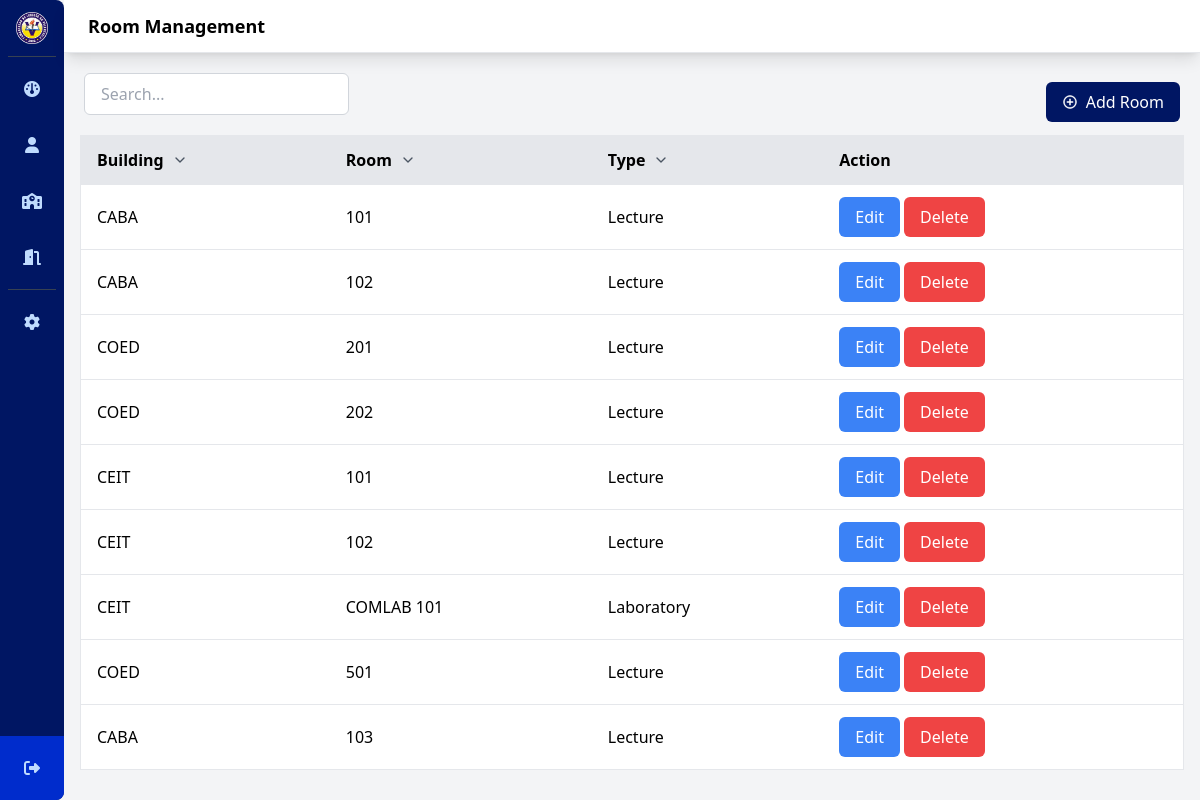
/roomManagement.php (signed in), run on the app's committed database.
### tables this page shows
CREATE TABLE `rooms` (
  `room_id` int(11) NOT NULL,
  `room_number` varchar(20) NOT NULL,
  `building` varchar(20) NOT NULL,
  `room_type` enum('Lecture','Laboratory','Mechanical') NOT NULL,
  `room_status` enum('Available','Unavailable') NOT NULL,
  `created_at` timestamp NOT NULL DEFAULT current_timestamp(),
  `departments` varchar(100) NOT NULL
);

### roomManagement.php (the view, shortened to what this page needs)
<?php
require_once "database/config.php";
$conn = new mysqli($servername, $username, $db_password, $dbname);
$sql = "SELECT * FROM rooms";
$result = $conn->query($sql);
?>
<!DOCTYPE html>
<html lang="en">
<head>
    <link rel="stylesheet" href="css/style.css">
</head>
<body>
    <div class="flex h-screen bg-gray-100">
        <div id="sidebar-container">
            <?php include 'sidebar.php'; ?>
        </div>
        <div class="flex flex-col flex-1">
            <header class="bg-white shadow-lg">
                <div class="flex items-center justify-between px-6 py-3 border-b">
                    <h2 class="text-lg font-semibold">
                        Room Management
                    </h2>
                </div>
            </header>
            <main class="flex-1 p-4 h-screen">
                <div class="flex items-center justify-between p-1 rounded-md">
                    <div class="flex items-center space-x-4 mb-4">
                        <input type="text" id="searchInput" class="px-4 py-2 border border-gray-300 rounded-md" placeholder="Search..." onkeyup="filterReservations()">
                    </div>
                    <div>
                        <button onclick="showRoomForm()" class="ml-auto px-4 py-2 bg-plv-blue text-white rounded-md flex items-center justify-center hover:bg-plv-highlight focus:outline-none focus:ring focus:ring-plv-highlight">
                            <img src="img/icons8-plus-24.png" alt="Add Account Icon" class="w-4 h-4 mr-2">
                            Add Room
                        </button>
                    </div>
                </div>
                <div class=" overflow-y-auto max-h-[calc(100vh-200px)]">
                    <table id="roomsTable" class="min-w-full bg-white rounded-md shadow-md border border-gray-200">
                        <thead>
                            <tr class="bg-gray-200 border-b">
                                <th class="py-3 px-4 text-left cursor-pointer hover:bg-gray-100" onclick="sortTable(0)">
                                    <span class="flex items-center">Building
                                        <svg class="w-4 h-4 ml-2 text-gray-600" fill="none" viewBox="0 0 24 24" stroke="currentColor">
                                            <path stroke-linecap="round" stroke-linejoin="round" stroke-width="2" d="M6 9l6 6 6-6"></path>
                                        </svg>
                                    </span>
                                </th>
                                <th class="py-3 px-4 text-left cursor-pointer hover:bg-gray-100" onclick="sortTable(1)">
                                    <span class="flex items-center">Room
                                        <svg class="w-4 h-4 ml-2 text-gray-600" fill="none" viewBox="0 0 24 24" stroke="currentColor">
                                            <path stroke-linecap="round" stroke-linejoin="round" stroke-width="2" d="M6 9l6 6 6-6"></path>
                                        </svg>
                                    </span>
                                </th>
                                <th class="py-3 px-4 text-left cursor-pointer hover:bg-gray-100" onclick="sortTable(2)">
                                    <span class="flex items-center">Type
                                        <svg class="w-4 h-4 ml-2 text-gray-600" fill="none" viewBox="0 0 24 24" stroke="currentColor">
                                            <path stroke-linecap="round" stroke-linejoin="round" stroke-width="2" d="M6 9l6 6 6-6"></path>
                                        </svg>
                                    </span>
                                </th>
                                <th class="py-3 px-4 text-left">Action</th>
                            </tr>
                        </thead>
                        <tbody id="roomList" class="bg-white divide-y divide-gray-200">
                            <?php if ($result->num_rows > 0): ?>
                                <?php while ($row = $result->fetch_assoc()): ?>
                                    <tr>
                                        <td class="py-3 px-4"><?php echo $row["building"]; ?></td>
                                        <td class="py-3 px-4"><?php echo $row["room_number"]; ?></td>
                                        <td class="py-3 px-4"><?php echo $row["room_type"]; ?></td>
                                        <td class="py-3 px-4">
                                            <button onclick="showEditFacilityForm(<?php echo $row['room_id']; ?>)" class="bg-blue-500 text-white rounded-md px-4 py-2 hover:bg-blue-600">Edit</button>
                                            <button onclick="deleteFacility(<?php echo $row['room_id']; ?>)" class="bg-red-500 text-white rounded-md px-4 py-2 hover:bg-red-600">Delete</button>
                                        </td>
                                    </tr>
                                <?php endwhile; ?>
                            <?php else: ?>
                                <tr>
                                    <td colspan="5" class="py-4 px-4 text-center">No facilities found</td>
                                </tr>
                            <?php endif; ?>
                        </tbody>
                    </table>
                </div>
            </main>
        </div>
    </div>
</body>
</html>

### css/style.css (style rules this page uses)
html, :host { line-height: 1.5; -webkit-text-size-adjust: 100%; -moz-tab-size: 4; -o-tab-size: 4; tab-size: 4; font-family: ui-sans-serif, system-ui, sans-serif, "Apple Color Emoji", "Segoe UI Emoji", "Segoe UI Symbol", "Noto Color Emoji"; font-feature-settings: normal; font-variation-settings: normal; -webkit-tap-highlight-color: transparent; }
body { margin: 0; line-height: inherit; }
h1, h2, h3, h4, h5, h6 { font-size: inherit; font-weight: inherit; }
table { text-indent: 0; border-color: inherit; border-collapse: collapse; }
button, input, optgroup, select, textarea { font-family: inherit; font-feature-settings: inherit; font-variation-settings: inherit; font-size: 100%; font-weight: inherit; line-height: inherit; color: inherit; margin: 0; padding: 0; }
button, select { text-transform: none; }
button, [type='button'], [type='reset'], [type='submit'] { -webkit-appearance: button; background-color: transparent; background-image: none; }
blockquote, dl, dd, h1, h2, h3, h4, h5, h6, hr, figure, p, pre { margin: 0; }
input::placeholder, textarea::placeholder { opacity: 1; color: #9ca3af; }
button, [role="button"] { cursor: pointer; }
img, svg, video, canvas, audio, iframe, embed, object { display: block; vertical-align: middle; }
img, video { max-width: 100%; height: auto; }
.mb-4 { margin-bottom: 1rem; }
.ml-2 { margin-left: 0.5rem; }
.ml-auto { margin-left: auto; }
.mr-2 { margin-right: 0.5rem; }
.flex { display: flex; }
.h-4 { height: 1rem; }
.h-screen { height: 100vh; }
.max-h-\[calc\(100vh-200px\)\] { max-height: calc(100vh - 200px); }
.w-4 { width: 1rem; }
.min-w-full { min-width: 100%; }
.flex-1 { flex: 1 1 0%; }
.cursor-pointer { cursor: pointer; }
.flex-col { flex-direction: column; }
.items-center { align-items: center; }
.justify-center { justify-content: center; }
.justify-between { justify-content: space-between; }
.divide-y > :not([hidden]) ~ :not([hidden]) { --tw-divide-y-reverse: 0; border-top-width: calc(1px * calc(1 - var(--tw-divide-y-reverse))); border-bottom-width: calc(1px * var(--tw-divide-y-reverse)); }
.divide-gray-200 > :not([hidden]) ~ :not([hidden]) { --tw-divide-opacity: 1; border-color: rgb(229 231 235 / var(--tw-divide-opacity)); }
.overflow-y-auto { overflow-y: auto; }
.rounded-md { border-radius: 0.375rem; }
.border { border-width: 1px; }
.border-b { border-bottom-width: 1px; }
.border-gray-200 { --tw-border-opacity: 1; border-color: rgb(229 231 235 / var(--tw-border-opacity)); }
.border-gray-300 { --tw-border-opacity: 1; border-color: rgb(209 213 219 / var(--tw-border-opacity)); }
.bg-blue-500 { --tw-bg-opacity: 1; background-color: rgb(59 130 246 / var(--tw-bg-opacity)); }
.bg-gray-100 { --tw-bg-opacity: 1; background-color: rgb(243 244 246 / var(--tw-bg-opacity)); }
.bg-gray-200 { --tw-bg-opacity: 1; background-color: rgb(229 231 235 / var(--tw-bg-opacity)); }
.bg-plv-blue { --tw-bg-opacity: 1; background-color: rgb(0 22 99 / var(--tw-bg-opacity)); }
.bg-red-500 { --tw-bg-opacity: 1; background-color: rgb(239 68 68 / var(--tw-bg-opacity)); }
.bg-white { --tw-bg-opacity: 1; background-color: rgb(255 255 255 / var(--tw-bg-opacity)); }
.p-1 { padding: 0.25rem; }
.p-4 { padding: 1rem; }
.px-4 { padding-left: 1rem; padding-right: 1rem; }
.px-6 { padding-left: 1.5rem; padding-right: 1.5rem; }
.py-2 { padding-top: 0.5rem; padding-bottom: 0.5rem; }
.py-3 { padding-top: 0.75rem; padding-bottom: 0.75rem; }
.text-left { text-align: left; }
.text-lg { font-size: 1.125rem; line-height: 1.75rem; }
.font-semibold { font-weight: 600; }
.text-gray-600 { --tw-text-opacity: 1; color: rgb(75 85 99 / var(--tw-text-opacity)); }
.text-white { --tw-text-opacity: 1; color: rgb(255 255 255 / var(--tw-text-opacity)); }
.shadow-lg { --tw-shadow: 0 10px 15px -3px rgb(0 0 0 / 0.1), 0 4px 6px -4px rgb(0 0 0 / 0.1); --tw-shadow-colored: 0 10px 15px -3px var(--tw-shadow-color), 0 4px 6px -4px var(--tw-shadow-color); box-shadow: var(--tw-ring-offset-shadow, 0 0 #0000), var(--tw-ring-shadow, 0 0 #0000), var(--tw-shadow); }
.shadow-md { --tw-shadow: 0 4px 6px -1px rgb(0 0 0 / 0.1), 0 2px 4px -2px rgb(0 0 0 / 0.1); --tw-shadow-colored: 0 4px 6px -1px var(--tw-shadow-color), 0 2px 4px -2px var(--tw-shadow-color); box-shadow: var(--tw-ring-offset-shadow, 0 0 #0000), var(--tw-ring-shadow, 0 0 #0000), var(--tw-shadow); }

### data on the page
rooms: building "CABA", room_number "101", room_type "Lecture"
rooms: building "CABA", room_number "102", room_type "Lecture"
rooms: building "COED", room_number "201", room_type "Lecture"
rooms: building "COED", room_number "202", room_type "Lecture"
rooms: building "CEIT", room_number "101", room_type "Lecture"
rooms: building "CEIT", room_number "102", room_type "Lecture"
rooms: building "CEIT", room_number "COMLAB 101", room_type "Laboratory"
rooms: building "COED", room_number "501", room_type "Lecture"
rooms: building "CABA", room_number "103", room_type "Lecture"
